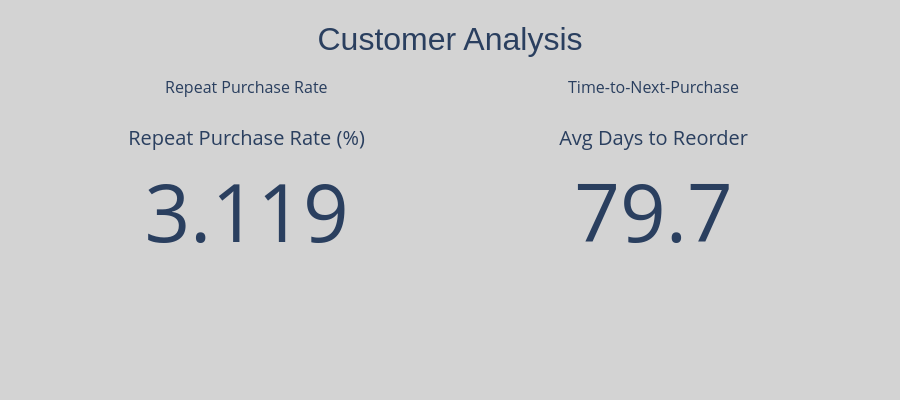

Here is the notebook cell this chart was saved with:
### Markdown cell above
### Customer Analysis
- Repeat Purchase Rate: (Number of Repeat Customers / Total Customers)
- Time-to-Next-Purchase (TTNP)

### Code cell
# 1. Define the grid and EXPLICITLY set the types to 'indicator'
fig = make_subplots(
    rows=1, cols=2,
    specs=[[{"type": "indicator"}, {"type": "indicator"}]],
    subplot_titles=("Repeat Purchase Rate", "Time-to-Next-Purchase")
)

# 2. Add the first indicator
fig.add_trace(
    go.Indicator(
        mode = "number",
        value = (RFM_features.FrequenyOrders>1).sum()/ len(RFM_features.index) * 100,
        title = {"text": "Repeat Purchase Rate (%)"},
    ),
    row=1, col=1
)

# 3. Add the second indicator (Placeholder for Time-to-Next-Purchase)
fig.add_trace(
    go.Indicator(
        mode = "number",
        value = RFM_features.TimetoNextPurchase.mean(), # Replace with your calculation
        title = {"text": "Avg Days to Reorder"},
    ),
    row=1, col=2
)

fig.update_layout(
    height=400, 
    paper_bgcolor = "lightgray", 
    title={
        "text": "Customer Analysis",
        'y': 0.93,        # Vertical position (0 to 1)
        'x': 0.5,         # Horizontal position (0.5 is centered)
        'xanchor': 'center',
        'yanchor': 'top',
        'font': {'size': 32, 'family': "Arial"}
        }
    )
fig.show()

### Figure 1 — Plotly figure (JSON) as saved in the notebook; plotly's stock layout.template omitted (floating-point values rounded to 4 significant figures)
{"data": [{"domain": {"x": [0, 0.45], "y": [0, 1]}, "mode": "number", "title": {"text": "Repeat Purchase Rate (%)"}, "type": "indicator", "value": 3.119}, {"domain": {"x": [0.55, 1], "y": [0, 1]}, "mode": "number", "title": {"text": "Avg Days to Reorder"}, "type": "indicator", "value": 79.73}], "layout": {"annotations": [{"font": {"size": 16}, "showarrow": false, "text": "Repeat Purchase Rate", "x": 0.225, "xanchor": "center", "xref": "paper", "y": 1, "yanchor": "bottom", "yref": "paper"}, {"font": {"size": 16}, "showarrow": false, "text": "Time-to-Next-Purchase", "x": 0.775, "xanchor": "center", "xref": "paper", "y": 1, "yanchor": "bottom", "yref": "paper"}], "height": 400, "paper_bgcolor": "lightgray", "title": {"font": {"family": "Arial", "size": 32}, "text": "Customer Analysis", "x": 0.5, "xanchor": "center", "y": 0.93, "yanchor": "top"}}}
